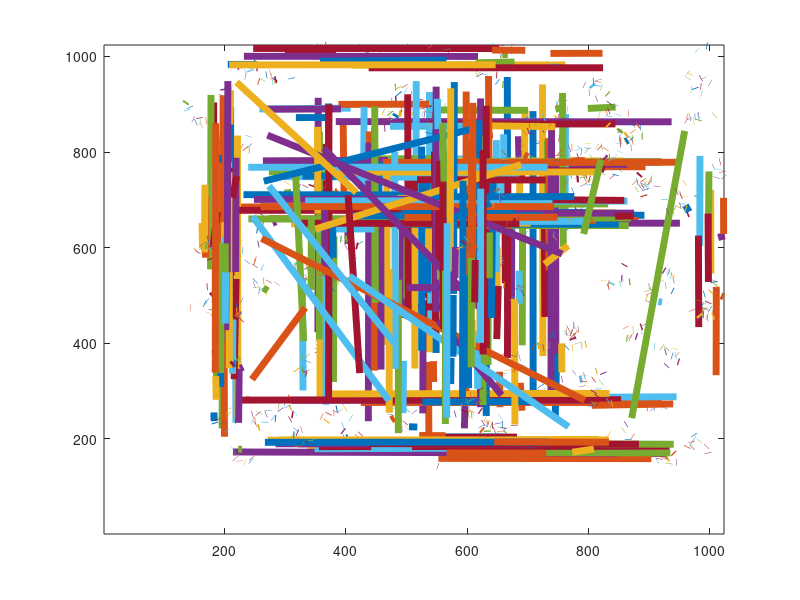

Recreate this plot in MATLAB. (Note: this script raises an error after producing the figure.)
% generate 128 uniform points for x
x_random = 1+rand(1,128)*(1024-1);

% generate 128 uniform points for y
y_random = 1+rand(1,128)*(1024-1);

% for each x_random, generate 3 poisson values with mean 100 
all_x = [];
for i=1:length(x_random)
    sur_val = poissrnd(150,1,10);
    all_x = [all_x,(x_random(i)+sur_val)];
end

% for each y_random, generate 3 poisson values with mean 100
all_y = [];
for i=1:length(y_random)
    sur_val = poissrnd(150,1,10);
    all_y = [all_y,(y_random(i)+sur_val)];
end

% generate 384 uniform theta values
theta = rand(1,1280)*(2*pi);

% generate 384 r values using cdf
r = rand(1,1280);
r_sample = sqrt(-1./(2*r));

% construct ends of line segments

x_start = [];
y_start = [];
x_end = [];
y_end= [];

for i = 1:length(all_x)
    
    x_start(end+1) = all_x(i);
    x_end(end+1) = all_x(i)+abs(r_sample(i))*cos(theta(i));
    
    if(x_start(i) >= 1024 || x_end(i) >= 1024)
        x_start(i) = 200+(1+rand(1,1)*(760-1));
        x_end(i) = 230+(1+rand(1,1)*(660-1));
    end
end


for i = 1:length(all_y)
    
    y_start(end+1) = all_y(i);
    y_end(end+1) = all_y(i)+abs(r_sample(i))*sin(theta(i));
    
    if(y_start(i) >= 1024 || y_end(i) >= 1024)
        y_start(i) = 200+(1+rand(1,1)*(760-1));
        y_end(i) = 230+(1+rand(1,1)*(660-1));
    end
end

%3.1 using x ends and y ends plot the line segments
plot([x_start;x_end],[y_start;y_end], 'LineWidth',5)
xlim([1, 1024]);
ylim([1, 1024]);

%3.2 downsampling above image to get I2 and I3

r = r./2;
x_start = [];
y_start = [];
x_end = [];
y_end= [];

for i = 1:length(all_x)
    
    x_start(end+1) = all_x(i);
    x_end(end+1) = all_x(i)+abs(r_sample(i))*cos(theta(i));
    
    if(x_start(i) >= 1024 || x_end(i) >= 1024)
        x_start(i) = 200+(1+rand(1,1)*(760-1));
        x_end(i) = 230+(1+rand(1,1)*(660-1));
    end
end


for i = 1:length(all_y)
    
    y_start(end+1) = all_y(i);
    y_end(end+1) = all_y(i)+abs(r_sample(i))*sin(theta(i));
    
    if(y_start(i) >= 1024 || y_end(i) >= 1024)
        y_start(i) = 200+(1+rand(1,1)*(760-1));
        y_end(i) = 230+(1+rand(1,1)*(660-1));
    end
end

%3.1 using x ends and y ends plot the line segments
plot([x_start;x_end],[y_start;y_end], 'LineWidth',5)
xlim([1, 1024]);
ylim([1, 1024]);

img = imread('3_2_2.png');
I2 = imcrop(img,[500 300 428 428]);
imshow(I2)
I2 = imcrop(img,[600 400 428 428]);
imshow(I2)